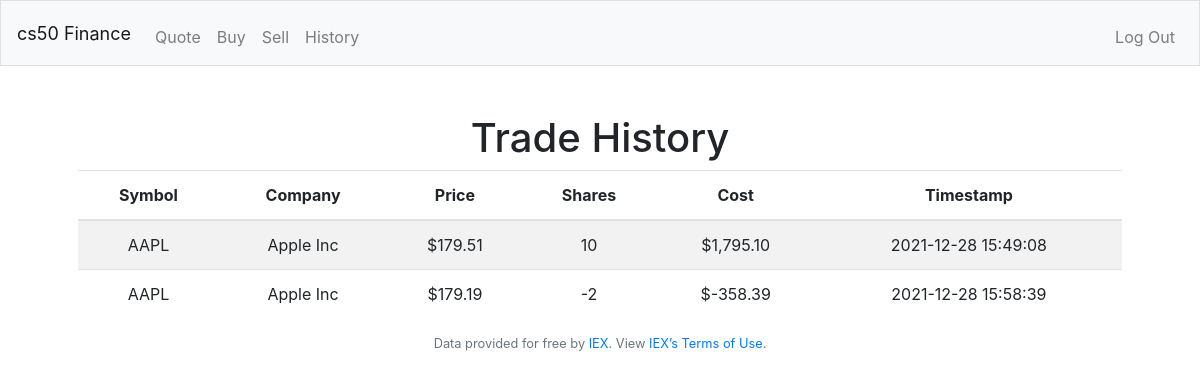
Page /history (signed in) on the earlier database version.
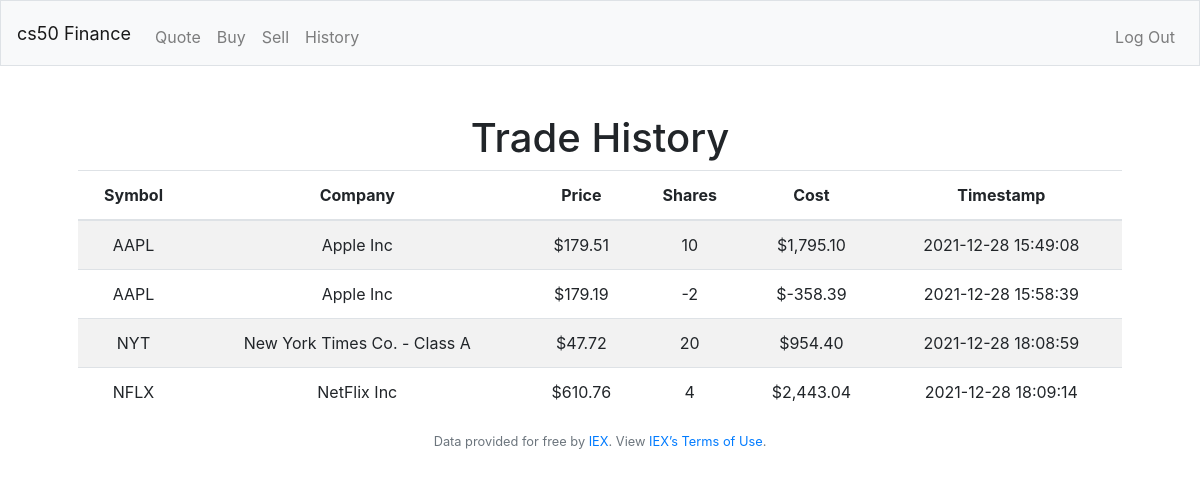
Same page on the later database version.
### tables this page shows
CREATE TABLE "transactions" (
	"id"	INTEGER NOT NULL,
	"userid"	INTEGER NOT NULL,
	"symbol"	TEXT NOT NULL,
	"companyName"	TEXT NOT NULL,
	"price"	NUMERIC NOT NULL,
	"shares"	INTEGER NOT NULL,
	"cost"	NUMERIC NOT NULL,
	"timestamp"	TEXT NOT NULL,
	PRIMARY KEY("id"),
	FOREIGN KEY("userid") REFERENCES "users"("id")
);

### app.py (the view)
@app.route("/history")
@login_required
def history():
    trades = db.execute(
        "SELECT symbol, companyName, price, shares, cost, timestamp \
        FROM transactions \
        WHERE userid = ?",
        session["user_id"])
    for trade in trades:
        trade["price"] = usd(trade["price"])
        trade["cost"] = usd(trade["cost"])
    return render_template("history.html", trades=trades)

### app.py (called while the page is built)
@app.after_request
def after_request(response):
    response.headers["Cache-Control"] = "no-cache, no-store, must-revalidate"
    response.headers["Expires"] = 0
    response.headers["Pragma"] = "no-cache"
    return response

### helpers.py (called while the page is built)
def login_required(f):
    @wraps(f)
    def decorated_function(*args, **kwargs):
        if session.get("user_id") is None:
            return redirect("/login")
        return f(*args, **kwargs)
    return decorated_function

def usd(value):
    return f"${value:,.2f}"

### templates/history.html (shortened to what this page needs)
{% extends "layout.html" %}
{% block main %}
    <h1>Trade History</h1>
    {% if not trades %}
        <h3>No trades yet!</h3>
    {% else %}
    <table class="table table-striped">
        <thead>
            <tr>
                <th>Symbol</th>
                <th>Company</th>
                <th>Price</th>
                <th>Shares</th>
                <th>Cost</th>
                <th>Timestamp</th>
            </tr>
        </thead>
        <tbody>
            {% for trade in trades %}
            <tr>
                <td>{{ trade.symbol }}</td>
                <td>{{ trade.companyName }}</td>
                <td>{{ trade.price }}</td>
                <td>{{ trade.shares }}</td>
                <td>{{ trade.cost }}</td>
                <td>{{ trade.timestamp }}</td>
            </tr>
            {% endfor %}
        </tbody>
    {% endif %}
{% endblock %}

### templates/layout.html (shortened to what this page needs)
<!DOCTYPE html>
<html lang="en">
    <head>
        <link rel="stylesheet" href="https://cdn.jsdelivr.net/npm/bootstrap@4.5.3/dist/css/bootstrap.min.css">
        <link href="/static/styles.css" rel="stylesheet">
    </head>
    <body>
        <nav class="navbar navbar-expand-sm navbar-light bg-light border">
            <a class="navbar-brand" href="/">cs50 Finance</a>
            <div class="collapse navbar-collapse" id="navbar">
                {% if session.user_id %}
                    <ul class="navbar-nav mr-auto mt-2">
                        <li class="nav-item"><a class="nav-link" href="/quote">Quote</a></li>
                        <li class="nav-item"><a class="nav-link" href="/buy">Buy</a></li>
                        <li class="nav-item"><a class="nav-link" href="/sell">Sell</a></li>
                        <li class="nav-item"><a class="nav-link" href="/history">History</a></li>
                    </ul>
                    <ul class="navbar-nav ml-auto mt-2">
                        <li class="nav-item"><a class="nav-link" href="/logout">Log Out</a></li>
                    </ul>
                {% else %}
                    <ul class="navbar-nav ml-auto mt-2">
                        <li class="nav-item"><a class="nav-link" href="/register">Register</a></li>
                        <li class="nav-item"><a class="nav-link" href="/login">Log In</a></li>
                    </ul>
                {% endif %}
            </div>
        </nav>
        <main class="container p-5">
            {% block main %}{% endblock %}
        </main>
        <footer class="small text-center text-muted">
            Data provided for free by <a href="https://iextrading.com/developer">IEX</a>. View <a href="https://iextrading.com/api-exhibit-a/">IEX’s Terms of Use</a>.
        </footer>
    </body>
</html>

### static/styles.css (style rules this page uses)
nav .navbar-brand { font-size: large; }
main { overflow-x: auto; text-align: center; }

Differences in the rows shown:
added transactions: symbol "NYT", companyName "New York Times Co. - Class A", price "$47.72", shares "20", cost "$954.40", timestamp "2021-12-28 18:08:59"
added transactions: symbol "NFLX", companyName "NetFlix Inc", price "$610.76", shares "4", cost "$2,443.04", timestamp "2021-12-28 18:09:14"
